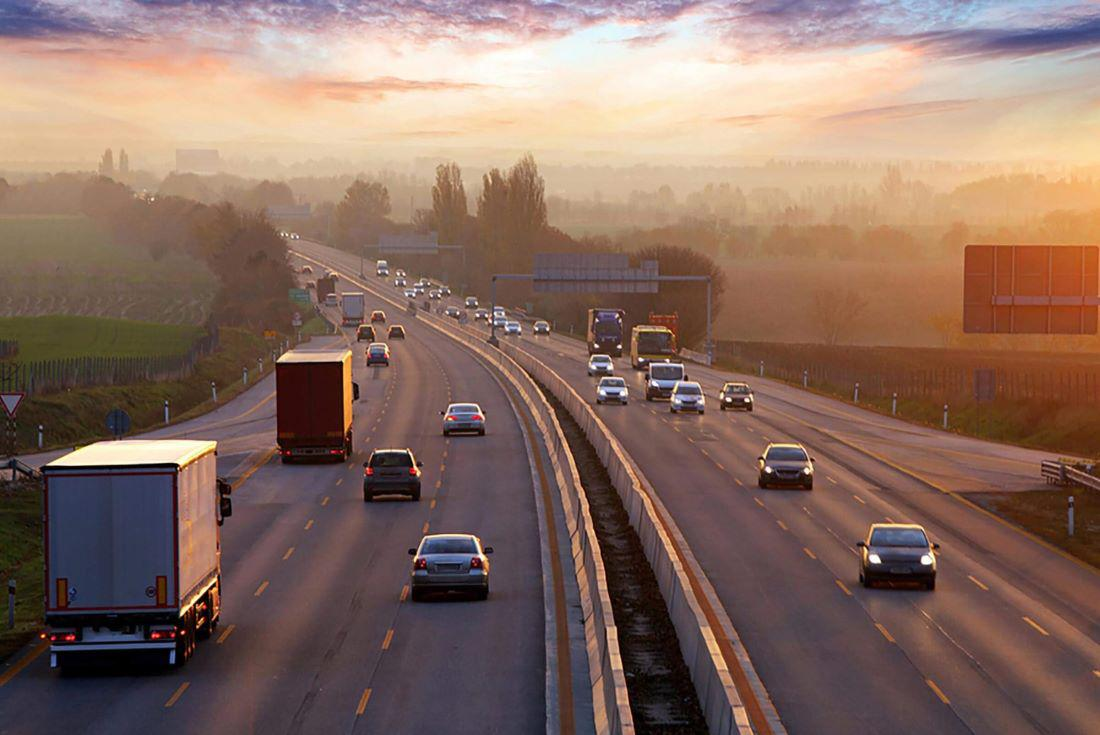
#> input picture getting-started/image.jpg, 1100 x 735 px, given in place of checkerboard_18x18.png, which was not available
$ python image-manipulation.py
#> lines starting #> are read from the running program, lines starting #| are printed output that depends on the picture; after the words box and inside, x2 and y2 are one past the last pixel; in counts of white or black regions, pixels touching at a corner belong together; pictures that were not available may be replaced by others from this repository, and a replacement may not be noted
import os
import cv2
import numpy as np
import matplotlib.pyplot as plt

from zipfile import ZipFile
from urllib.request import urlretrieve

from IPython.display import Image

checkers = cv2.imread(r'C:\openCV-bootcamp\image-manipulation\checkerboard_18x18.png')
#> checkers is the input picture: shape (735, 1100, 3); mean B, G, R 98.3, 109.4, 136.2
print(checkers)
#> (printed output is left out)

## ACCESSING INDIVIDUAL PIXELS ##
# First pixel at origin
print(checkers[0, 0])
#| [156  99  90]
# First pixel of the next white box
print(checkers[0, 6])
#| [157 100  91]

## MODIFY IMAGE PIXELS ##
# Make a copy of OG image
checkers_copy = checkers.copy()
checkers_copy[0, 0] = 150
#> checkers_copy: shape (735, 1100, 3); under 0.01% of pixels changed, all inside (x1, y1, x2, y2) = (0, 0, 1, 1)
checkers_copy[0, 1] = 150
#> checkers_copy: shape (735, 1100, 3); mean B, G, R 98.3, 109.4, 136.2
checkers_copy[1, 0] = 200
#> checkers_copy: shape (735, 1100, 3); mean B, G, R 98.3, 109.4, 136.2
checkers_copy[1, 1] = 200
#> checkers_copy: shape (735, 1100, 3); mean B, G, R 98.3, 109.4, 136.2

plt.imshow(checkers_copy, cmap='gray')
#> (this line was passed over: IPython is not available in this run)
print(checkers_copy)
#> (printed output is left out)

## CROPPING ##
img_NZ_BGR = cv2.imread(r'C:\openCV-bootcamp\image-manipulation\New_Zealand_Boat.jpg', cv2.IMREAD_COLOR)
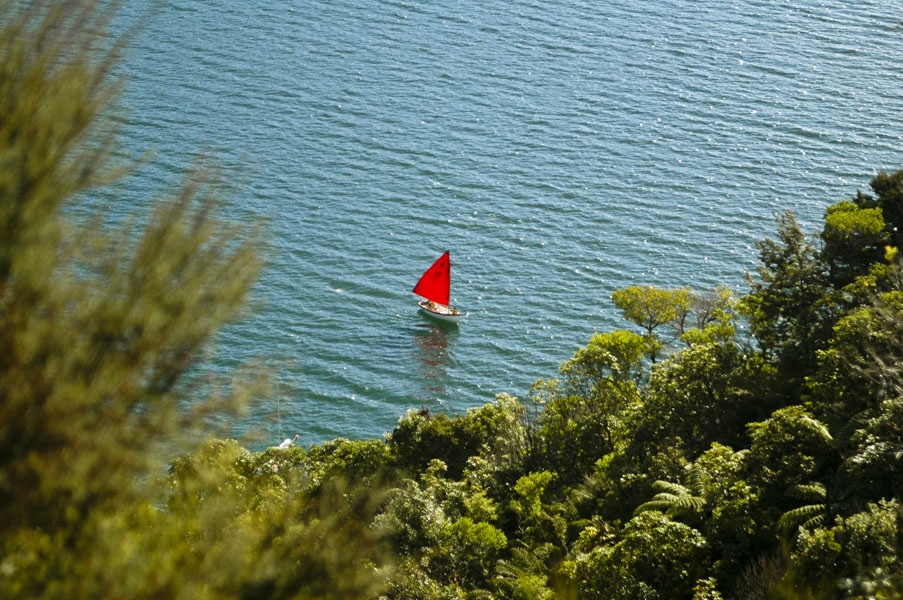
#> input picture image-manipulation/New_Zealand_Boat.jpg, 903 x 600 px, found by its file name
#> img_NZ_BGR is the input picture: shape (600, 903, 3); mean B, G, R 96.6, 115, 98
img_NZ_RGB = cv2.cvtColor(img_NZ_BGR, cv2.COLOR_BGR2RGB) # Bootcamp used img_NZ_rgb = img_NZ_bgr[:, :, ::-1]
plt.imshow(img_NZ_RGB)
#> (this line was passed over: IPython is not available in this run)

cropped = img_NZ_RGB[200:400, 300:600]
plt.imshow(cropped)
#> (this line was passed over: IPython is not available in this run)


## RESIZE IMAGE ##
# resize( src, dsize[, dst[, fx[, fy[, interpolation]]]] )
# src: image, dsize: output image size, fx: horizontal scale, fy: vertical scale

# Scale by 4
cropped_4x = cv2.resize(cropped, None, fx=4, fy=4)
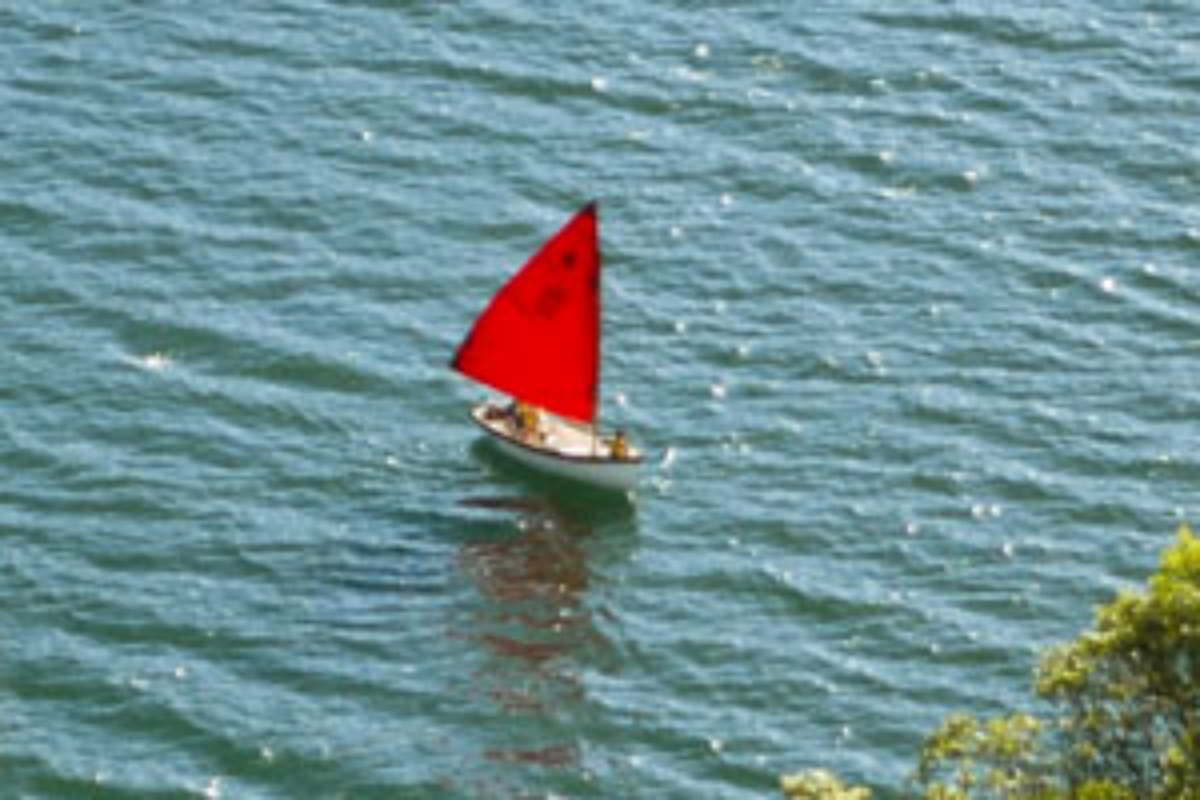
#> cropped_4x: shape (800, 1200, 3); mean R, G, B 111.7, 143.4, 147.5
plt.imshow(cropped_4x)
#> (this line was passed over: IPython is not available in this run)

# Exact size
cropped_exact = cv2.resize(cropped, dsize=(150, 275))
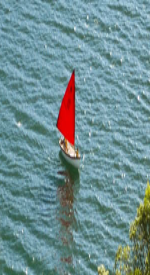
#> cropped_exact: shape (275, 150, 3); mean R, G, B 111.7, 143.4, 147.5
plt.imshow(cropped_exact)
#> (this line was passed over: IPython is not available in this run)

# Aspect Ratio
cropped_aspect_ratio = 150 / cropped.shape[1] # new width / cropped width
#> cropped_aspect_ratio = 0.5
aspect_height = int(cropped.shape[0] * cropped_aspect_ratio)
#> aspect_height = 100

cropped_aspect = cv2.resize(cropped, dsize=(150, aspect_height))
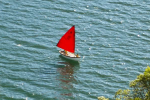
#> cropped_aspect: shape (100, 150, 3); mean R, G, B 112, 143.6, 147.7
plt.imshow(cropped_aspect)
#> (this line was passed over: IPython is not available in this run)

## FLIPPING IMAGES ##
# cv.flip( src, flipCode ) -> returns an output array
# src: image, flipCode: 0 1 or -1
# 0: x-axis, 1: y-axis, -1: both axes

img_NZ_flipped_horz = cv2.flip(img_NZ_RGB, 1)
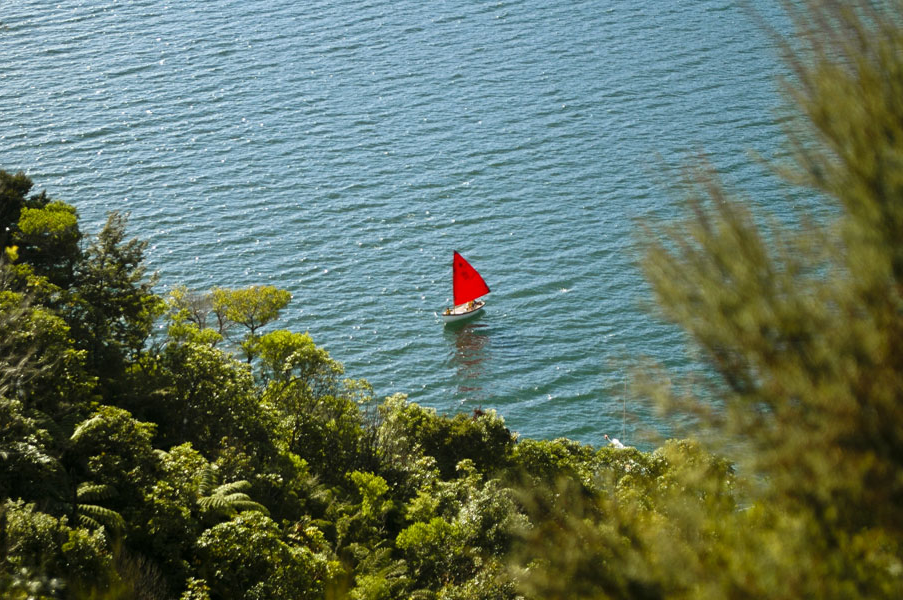
#> img_NZ_flipped_horz: shape (600, 903, 3); mean R, G, B 98, 115, 96.6
img_NZ_flipped_vert = cv2.flip(img_NZ_RGB, 0)
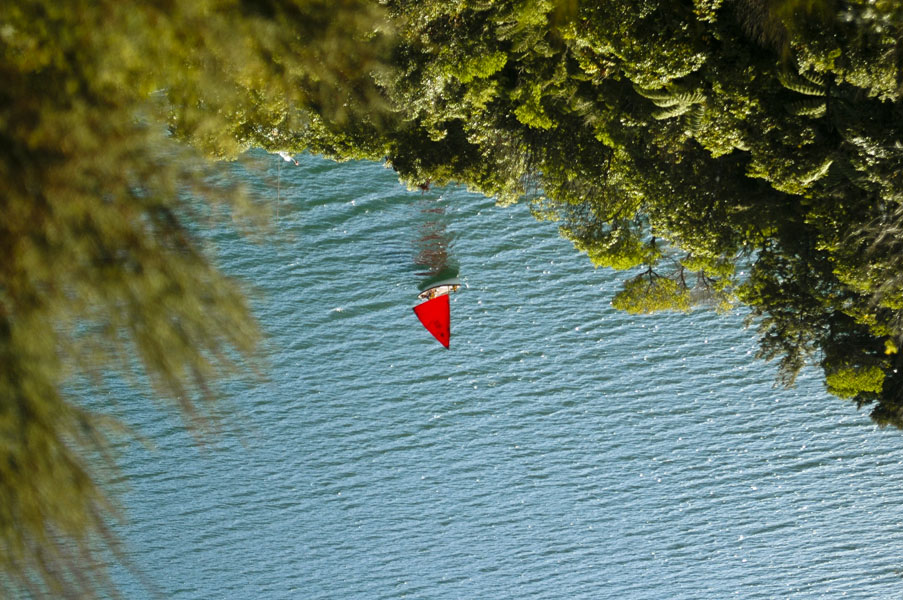
#> img_NZ_flipped_vert: shape (600, 903, 3); mean R, G, B 98, 115, 96.6
img_NZ_flipped_both = cv2.flip(img_NZ_RGB, -1)
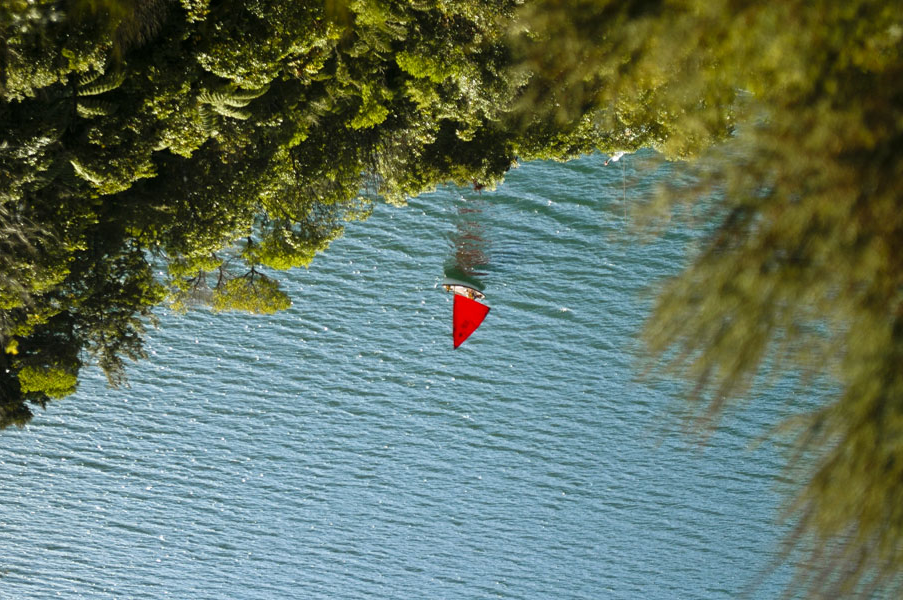
#> img_NZ_flipped_both: shape (600, 903, 3); mean R, G, B 98, 115, 96.6

plt.figure(figsize=(20, 10))
#> (this line was passed over: IPython is not available in this run)
#> (the run stopped early here; a loop or call above may not have finished)
